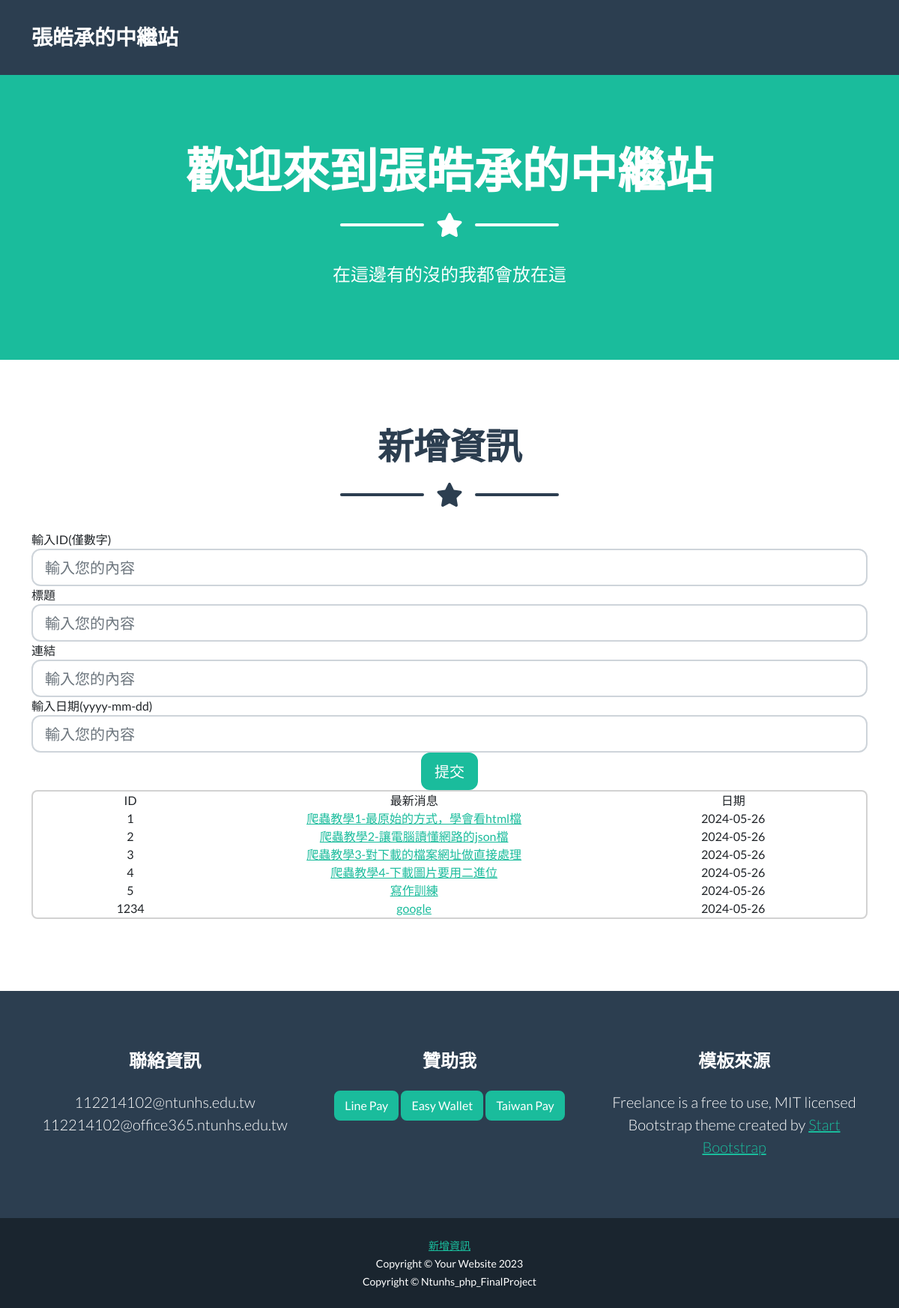
Page /news.php on the committed database.
### tables this page shows
CREATE TABLE `news` (
  `ID` int(11) NOT NULL,
  `title` varchar(100) NOT NULL,
  `link` varchar(1000) NOT NULL,
  `date` date NOT NULL,
  `view` int(11) NOT NULL
);

### news.php (the view, shortened to what this page needs)
<!DOCTYPE html>
<?php
	include ("configure.php");
?>
<?php
			$link = new PDO('mysql:host='.$hostname.';dbname='.$database.';charset=utf8mb4', $username, $password);
			$query = "SELECT * FROM news";
			$result = $link->query($query);
		?>
<html lang="en">
    <head>
        <link href="css/styles.css" rel="stylesheet" />
        <link href="css/styles2.css" rel="stylesheet" />
    </head>
    <body id="page-top">
        <nav class="navbar navbar-expand-lg bg-secondary text-uppercase fixed-top" id="mainNav">
            <div class="container">
                <a class="navbar-brand" href="#page-top">張皓承的中繼站</a>
            </div>
        </nav>
        <header class="masthead bg-primary text-white text-center">
            <div class="container d-flex align-items-center flex-column">
                <h1 class="masthead-heading text-uppercase mb-0">歡迎來到張皓承的中繼站</h1>
                <div class="divider-custom divider-light">
                    <div class="divider-custom-line"></div>
                    <div class="divider-custom-icon"><i class="fas fa-star"></i></div>
                    <div class="divider-custom-line"></div>
                </div>
                <p class="masthead-subheading font-weight-light mb-0">在這邊有的沒的我都會放在這</p>
            </div>
        </header>
        <section class="page-section" id="contact">
            <div class="container">
                <h2 class="page-section-heading text-center text-uppercase text-secondary mb-0">新增資訊</h2>
                <div class="divider-custom">
                    <div class="divider-custom-line"></div>
                    <div class="divider-custom-icon"><i class="fas fa-star"></i></div>
                    <div class="divider-custom-line"></div>
                </div>
                <form method="GET" action="insert.php" >
                    <div class="form-group">
                        <label for="inputText" class="custom-font-size">輸入ID(僅數字)</label>
                        <input type="text" class="form-control form-control-lg" id="inputText" name = 'ID' placeholder="輸入您的內容">
                    </div>
                    <div class="form-group">
                        <label for="inputText" class="custom-font-size">標題</label>
                        <input type="text" class="form-control form-control-lg" id="inputText" name = 'title' placeholder="輸入您的內容">
                    </div>
                    <div class="form-group">
                        <label for="inputText" class="custom-font-size">連結</label>
                        <input type="text" class="form-control form-control-lg" id="inputText" name = 'link' placeholder="輸入您的內容">
                    </div>
                    <div class="form-group">
                        <label for="inputText" class="custom-font-size">輸入日期(yyyy-mm-dd)</label>
                        <input type="text" class="form-control form-control-lg" id="inputText" name = 'date' placeholder="輸入您的內容">
                    </div>
                    <div class="text-center">
                        <button type="submit" class="btn btn-primary btn-lg">提交</button>
                    </div>
                </form>
                <div class="card table-card">
                    <div class="row d-flex justify-content-center align-items-center text-center custom-font-size">
                        <div class="col-2">
                            ID
                        </div>
                        <div class="col-6">
                            最新消息
                        </div>
                        <div class="col-3">
                            日期
                        </div>
                    </div>
                    <?php
                        foreach ($result as $row) {
                            echo '<div class="row d-flex justify-content-center align-items-center text-center custom-font-size">';
                            echo '<div class="col-2">';
                            echo $row['ID'];
                            echo '</div>';
                            echo '<div class="col-6">';
                            echo "<a href='".$row['link']."'>".$row['title']."</a>";
                            echo '</div>';
                            echo '<div class="col-3">';
                            echo $row['date'];
                            echo '</div>';
                            echo '</div>';
                        }
                    ?>
                </div>
                </div>
        </section>
        <footer class="footer text-center">
            <div class="container">
                <div class="row">
                    <div class="col-lg-4 mb-5 mb-lg-0">
                        <h4 class="text-uppercase mb-4">聯絡資訊</h4>
                        <p class="lead mb-0">
                            112214102@ntunhs.edu.tw
                            <br />
                            112214102@office365.ntunhs.edu.tw
                        </p>
                    </div>
                    <div class="col-lg-4 mb-5 mb-lg-0">
                        <h4 class="text-uppercase mb-4">贊助我</h4>
                        <a class="btn btn-primary" href="assets/img2/linepay.jpg">Line Pay</a>
                        <a class="btn btn-primary" href="assets/img2/easywallet.jpg">Easy Wallet</a>
                        <a class="btn btn-primary" href="assets/img2/twpay.jpg">Taiwan Pay</i></a>
                    </div>
                    <div class="col-lg-4">
                        <h4 class="text-uppercase mb-4">模板來源</h4>
                        <p class="lead mb-0">
                            Freelance is a free to use, MIT licensed Bootstrap theme created by
                            <a href="http://startbootstrap.com">Start Bootstrap</a>
                        </p>
                    </div>
                </div>
            </div>
        </footer>
        <div class="copyright py-4 text-center text-white">
            <div class="container"><a href="news.php"><small>新增資訊</small></a></div>
            <div class="container"><small>Copyright &copy; Your Website 2023</small></div>
            <div class="container"><small>Copyright &copy; Ntunhs_php_FinalProject</small></div>
        </div>

### rows in the picture
news: ID "1", title "爬蟲教學1-最原始的方式，學會看html檔", date "2024-05-26"
news: ID "2", title "爬蟲教學2-讓電腦讀懂網路的json檔", date "2024-05-26"
news: ID "3", title "爬蟲教學3-對下載的檔案網址做直接處理", date "2024-05-26"
news: ID "4", title "爬蟲教學4-下載圖片要用二進位", date "2024-05-26"
news: ID "5", title "寫作訓練", date "2024-05-26"
news: ID "1234", title "google", date "2024-05-26"
